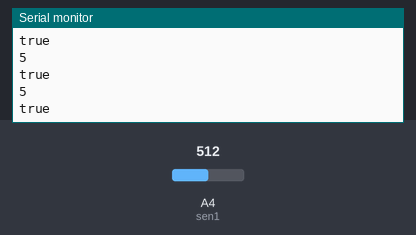
Bench run of a sketch on a simulated Arduino Uno, built with avr-gcc and run on an emulated ATmega328P. Shown: the last lines printed to the serial monitor. The inputs (shaded band) are chosen by the test bench; at power-on: A4 (sen1) = 512.

Above: at 1.2 s.
1.3 s: A4 (sen1) set to 253
At 1.81 s:
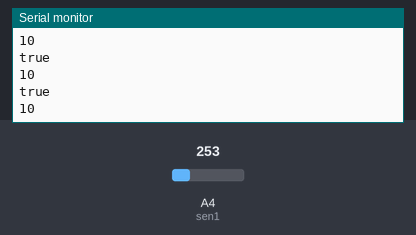
2.8 s: A4 (sen1) set to 234
At 2.92 s:
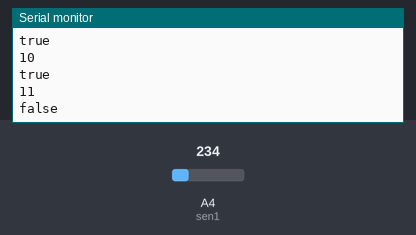
Timing chart, 0 to 5.8 s (numbered marks = the images above; inputs shaded):
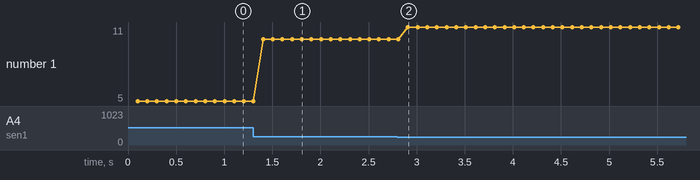

Measured:
- the behaviour switches between 243 and 242 on A4 (sen1) (found by bisection; images 1 and 2)
- after the input at 1.3 s, the serial monitor: prints a new line after 0.10 s (image 1)
- after the input at 2.8 s, the serial monitor: prints a new line after 0.11 s (image 2)
- plotted number 1: 5 → 10 after the input at 1.3 s, 10 → 11 after the input at 2.8 s

The sketch:

irSensor.ino
```cpp
#define sen1 A0 //센서가 연결된 핀 A0 기준 왼쪽부터 1,2,3,4,5
#define sen1 A1
#define sen1 A2
#define sen1 A3
#define sen1 A4


void setup() {
  Serial.begin(9600);

}

void loop() {
  float volts = analogRead(sen1) * 0.0048828125; //전압 = 센서값*(5/1024)
  int distance = 13 * pow(volts, -1); //데이터시트 센서 튿성에 전압을 대입하여 센서값 생성(거리 구하는 공식)
  delay(100);
  Serial.println(distance);
  if(distance>10){
    Serial.println("false");
    } else{Serial.println("true");}

}
```
